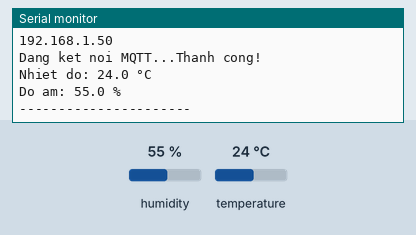
Bench run of a sketch on a simulated ESP32. On the bench: the last lines printed to the serial monitor. The inputs (shaded band) are chosen by the test bench; at power-on: humidity 55 %, temperature 24 °C. WiFi joins after 1.5 s; servers stay silent unless stated; random numbers use the default seed unless the sketch sets one; no MQTT or app messages arrive unless stated.

Above: at 2.7 s.
2.8 s: humidity set to 22 %
At 7.1 s:
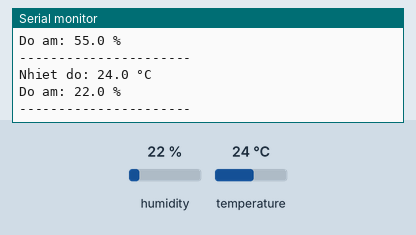
7.7 s: temperature set to 12 °C
At 11.3 s:
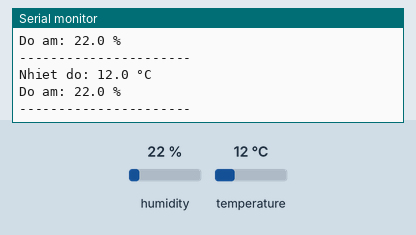
12.6 s: humidity set to 40 %
At 14.4 s:
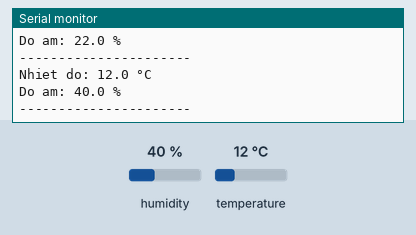
Timing chart, 0 to 15.9 s (numbered marks = the images above; inputs shaded):
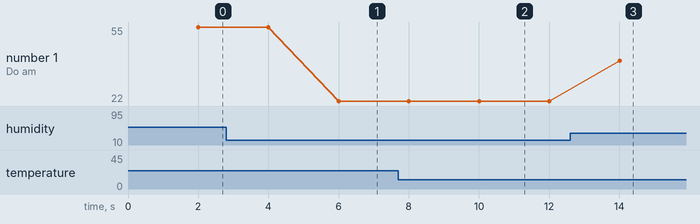

Measured:
- after the input at 2.8 s, the serial monitor: prints a new line after 3.2 s (image 1)
- after the input at 7.7 s, the serial monitor: prints a new line after 2.3 s (image 2)
- after the input at 12.6 s, the serial monitor: prints a new line after 1.4 s (image 3)
- plotted number 1: 55 → 22 after the input at 2.8 s, 22 → 40 after the input at 12.6 s

The sketch:

sketch.ino
```cpp
#include <WiFi.h>
#include <PubSubClient.h>
#include <DHT.h>

// Cau hinh cam bien DHT22
#define DHT_PIN 15
#define DHT_TYPE DHT22

DHT dht(DHT_PIN, DHT_TYPE);

// WiFi Wokwi
const char* WIFI_SSID = "Wokwi-GUEST";
const char* WIFI_PASSWORD = "";

// MQTT Broker tren may tinh
const char* MQTT_SERVER = "host.wokwi.internal";
const int MQTT_PORT = 1883;

// Topic MQTT
const char* TOPIC_TEMP = "farm/cow1/temperature";
const char* TOPIC_HUMIDITY = "farm/cow1/humidity";

WiFiClient espClient;
PubSubClient mqtt(espClient);

unsigned long lastSend = 0;

void connectWiFi() {
  Serial.print("Dang ket noi WiFi");

  WiFi.begin(WIFI_SSID, WIFI_PASSWORD, 6);

  while (WiFi.status() != WL_CONNECTED) {
    delay(500);
    Serial.print(".");
  }

  Serial.println("\nDa ket noi WiFi!");
  Serial.println(WiFi.localIP());
}

void connectMQTT() {
  while (!mqtt.connected()) {
    Serial.print("Dang ket noi MQTT...");

    String clientId = "ESP32_SmartFarm_";
    clientId += String(random(0xffff), HEX);

    if (mqtt.connect(clientId.c_str())) {
      Serial.println("Thanh cong!");
    } else {
      Serial.print("That bai, ma loi: ");
      Serial.println(mqtt.state());
      delay(2000);
    }
  }
}

void setup() {
  Serial.begin(115200);

  dht.begin();

  connectWiFi();

  mqtt.setServer(MQTT_SERVER, MQTT_PORT);

  connectMQTT();
}

void loop() {
  if (WiFi.status() != WL_CONNECTED) {
    connectWiFi();
  }

  if (!mqtt.connected()) {
    connectMQTT();
  }

  mqtt.loop();

  if (millis() - lastSend >= 2000) {
    lastSend = millis();

    float temperature = dht.readTemperature();
    float humidity = dht.readHumidity();

    if (isnan(temperature) || isnan(humidity)) {
      Serial.println("Loi doc cam bien DHT22!");
      return;
    }

    char tempData[10];
    char humidityData[10];

    dtostrf(temperature, 1, 1, tempData);
    dtostrf(humidity, 1, 1, humidityData);

    mqtt.publish(TOPIC_TEMP, tempData);
    mqtt.publish(TOPIC_HUMIDITY, humidityData);

    Serial.print("Nhiet do: ");
    Serial.print(tempData);
    Serial.println(" °C");

    Serial.print("Do am: ");
    Serial.print(humidityData);
    Serial.println(" %");

    Serial.println("----------------------");
  }
}
```
